Frame 1 (no input): blank canvas, image omitted
Frame 60 (the mouse pressed at the canvas centre just before this capture): blank canvas, image omitted
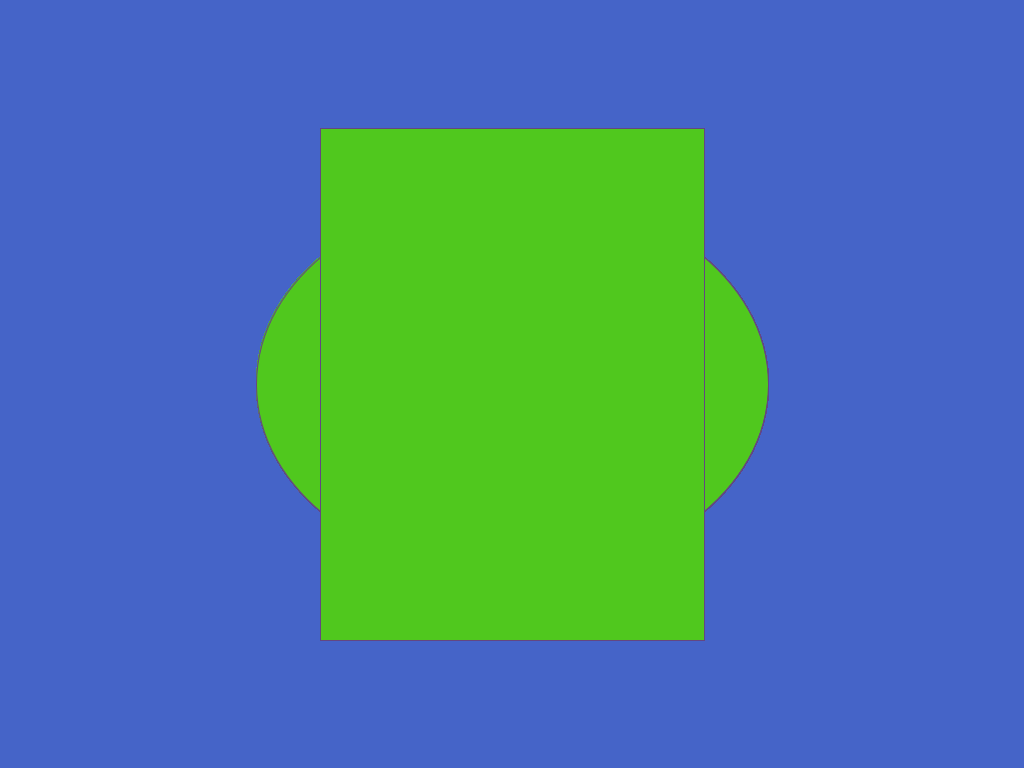
Frame 120 (the mouse held since frame 60 and released just before this capture)

The Processing sketch whose frames 1 and 60 were blank and that drew this single picture after the mouse press (run headless with seeded random() and noise(); from frame 60 on, the mouse is pressed at the canvas centre):

// Processing sketch: processing_124839
// ── processing_124839.pde

int counter;

void setup(){
  size(1024,768);
  background(69,100,200);
}

void draw(){
  stroke(100,70,130);
  fill(80,200,30);
  ellipse(512,384,mouseX,mouseY);
  rectMode(CENTER);
  rect(512,384,mouseY,mouseX);
}
